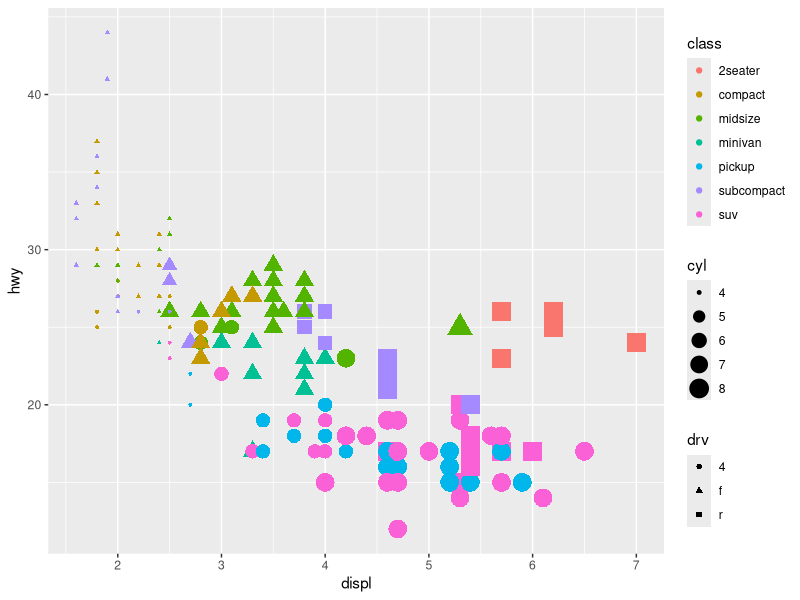
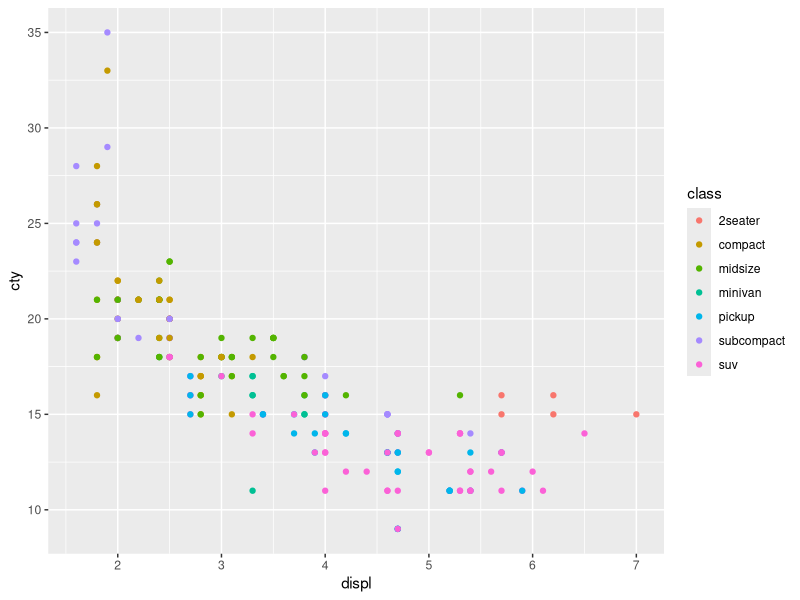
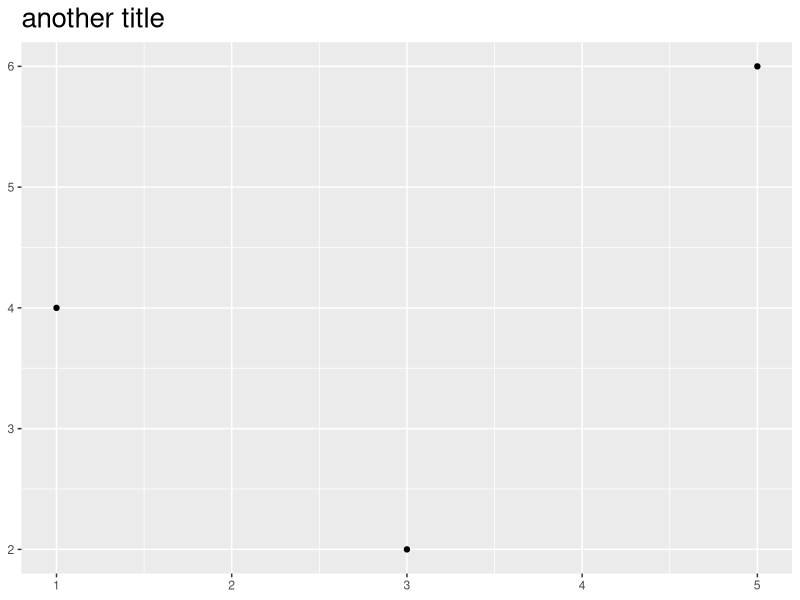
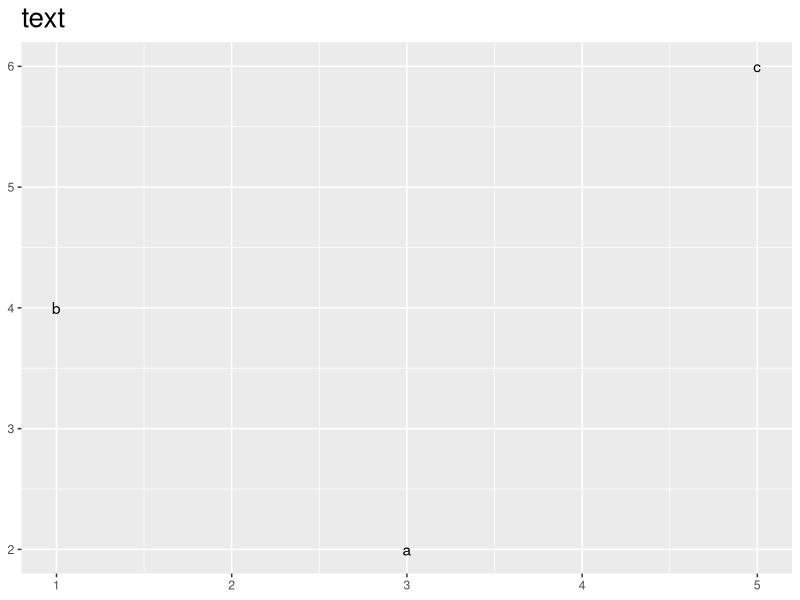
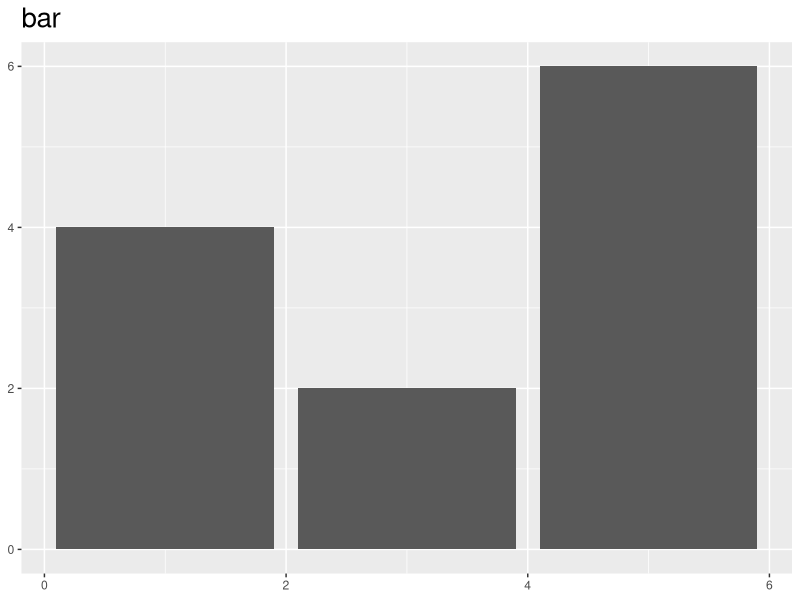
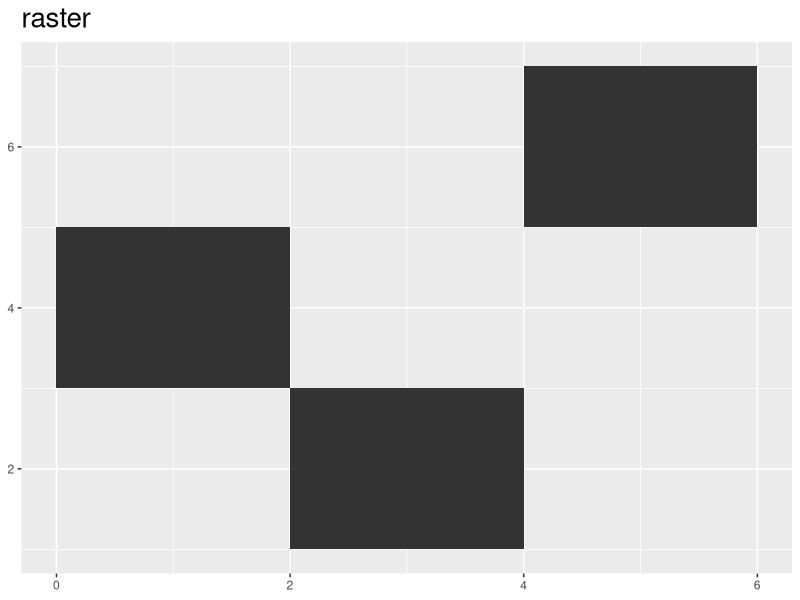
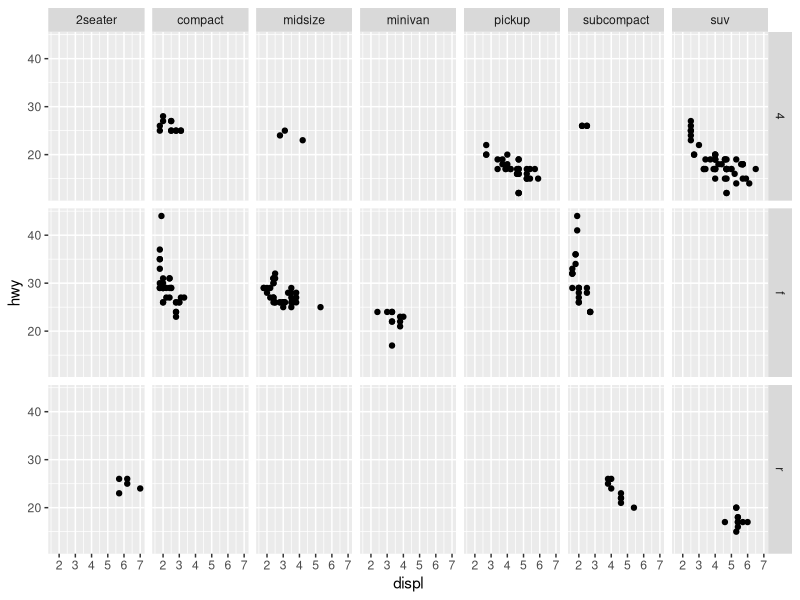

Generate these figures, in order, with R:
library(ggplot2)
mpg
ggplot(mpg, aes(displ, hwy, colour = class, shape = drv, size = cyl))+
  geom_point()

aes(displ, hwy, colour = class)
aes(displ, hwy, shape = drv)
aes(displ, hwy, size = cly)

ggplot(mpg, aes(displ, cty, colour = class)) +
  geom_point()

p <- ggplot(mpg, aes(displ, hwy))

p <- p + geom_point()

p <- labs(y = "my y variable", x = "my x variable")




df <- data.frame(
  x = c(3, 1, 5),
  y = c(2, 4, 6),
  label = c("a", "b", "c")
)

p <- ggplot(df, aes(x, y, label = label)) +
  labs(x = NULL, y = NULL) + #hide axis label
  ggtitle("point") +
  theme(plot.title = element_text(size = 20)) #shrink plot title

p + geom_point() + ggtitle("another title") + theme(plot.title = element_text(size = 20))

p + geom_text() + ggtitle("text")
p + geom_bar(stat = "identity") + ggtitle("bar")
p + geom_tile() + ggtitle("raster")


#install.packages("ggthemes")
library(ggthemes)


ggplot(mpg, aes(displ, hwy)) +
  geom_point() +
  facet_grid(drv~class) 
  
